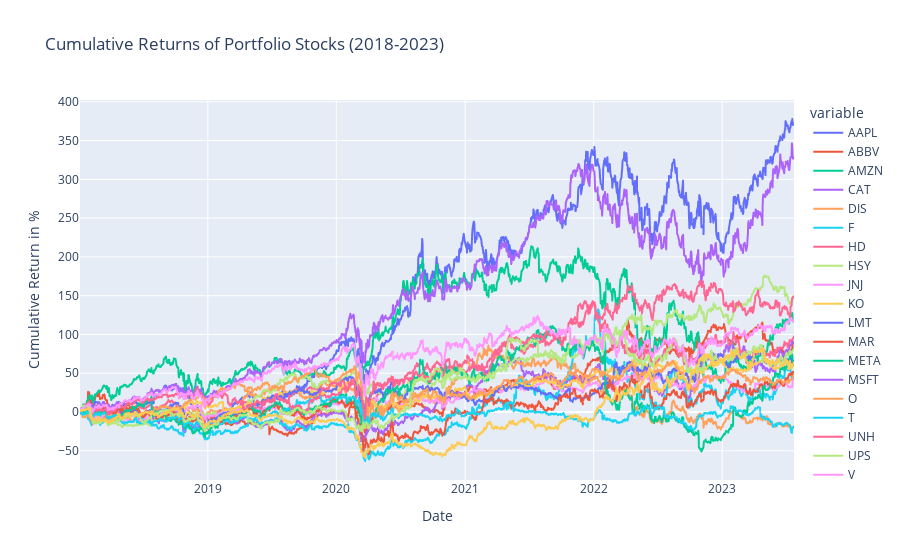

The cell this chart's notebook holds for it:
### Code cell
# Visualize cumulative returns of each stock in the portfolio
portfolio_returns = data['Adj Close'].pct_change().dropna()

port_comps_rets_cumprod = portfolio_returns.add(1).cumprod().sub(1)*100

fig = px.line(port_comps_rets_cumprod,
              x=port_comps_rets_cumprod.index,
              y=port_comps_rets_cumprod.columns,
              title='Cumulative Returns of Portfolio Stocks (2018-2023)')

fig.update_xaxes(title_text='Date')
fig.update_yaxes(title_text='Cumulative Return in %')

fig.show()

### Figure 1 — Plotly figure (JSON) as saved in the notebook; plotly's stock layout.template omitted (floating-point values rounded to 4 significant figures; data arrays with more than 128 entries replaced by an {"elided": "..."} marker saying what was removed)
{"data": [{"hovertemplate": "variable=AAPL<br>Date=%{x}<br>value=%{y}<extra></extra>", "legendgroup": "AAPL", "line": {"color": "#636efa", "dash": "solid"}, "marker": {"symbol": "circle"}, "mode": "lines", "name": "AAPL", "showlegend": true, "type": "scattergl", "x": {"elided": "1397 str values"}, "xaxis": "x", "y": {"elided": "1397 float values"}, "yaxis": "y"}, {"hovertemplate": "variable=ABBV<br>Date=%{x}<br>value=%{y}<extra></extra>", "legendgroup": "ABBV", "line": {"color": "#EF553B", "dash": "solid"}, "marker": {"symbol": "circle"}, "mode": "lines", "name": "ABBV", "showlegend": true, "type": "scattergl", "x": {"elided": "1397 str values"}, "xaxis": "x", "y": {"elided": "1397 float values"}, "yaxis": "y"}, {"hovertemplate": "variable=AMZN<br>Date=%{x}<br>value=%{y}<extra></extra>", "legendgroup": "AMZN", "line": {"color": "#00cc96", "dash": "solid"}, "marker": {"symbol": "circle"}, "mode": "lines", "name": "AMZN", "showlegend": true, "type": "scattergl", "x": {"elided": "1397 str values"}, "xaxis": "x", "y": {"elided": "1397 float values"}, "yaxis": "y"}, {"hovertemplate": "variable=CAT<br>Date=%{x}<br>value=%{y}<extra></extra>", "legendgroup": "CAT", "line": {"color": "#ab63fa", "dash": "solid"}, "marker": {"symbol": "circle"}, "mode": "lines", "name": "CAT", "showlegend": true, "type": "scattergl", "x": {"elided": "1397 str values"}, "xaxis": "x", "y": {"elided": "1397 float values"}, "yaxis": "y"}, {"hovertemplate": "variable=DIS<br>Date=%{x}<br>value=%{y}<extra></extra>", "legendgroup": "DIS", "line": {"color": "#FFA15A", "dash": "solid"}, "marker": {"symbol": "circle"}, "mode": "lines", "name": "DIS", "showlegend": true, "type": "scattergl", "x": {"elided": "1397 str values"}, "xaxis": "x", "y": {"elided": "1397 float values"}, "yaxis": "y"}, {"hovertemplate": "variable=F<br>Date=%{x}<br>value=%{y}<extra></extra>", "legendgroup": "F", "line": {"color": "#19d3f3", "dash": "solid"}, "marker": {"symbol": "circle"}, "mode": "lines", "name": "F", "showlegend": true, "type": "scattergl", "x": {"elided": "1397 str values"}, "xaxis": "x", "y": {"elided": "1397 float values"}, "yaxis": "y"}, {"hovertemplate": "variable=HD<br>Date=%{x}<br>value=%{y}<extra></extra>", "legendgroup": "HD", "line": {"color": "#FF6692", "dash": "solid"}, "marker": {"symbol": "circle"}, "mode": "lines", "name": "HD", "showlegend": true, "type": "scattergl", "x": {"elided": "1397 str values"}, "xaxis": "x", "y": {"elided": "1397 float values"}, "yaxis": "y"}, {"hovertemplate": "variable=HSY<br>Date=%{x}<br>value=%{y}<extra></extra>", "legendgroup": "HSY", "line": {"color": "#B6E880", "dash": "solid"}, "marker": {"symbol": "circle"}, "mode": "lines", "name": "HSY", "showlegend": true, "type": "scattergl", "x": {"elided": "1397 str values"}, "xaxis": "x", "y": {"elided": "1397 float values"}, "yaxis": "y"}, {"hovertemplate": "variable=JNJ<br>Date=%{x}<br>value=%{y}<extra></extra>", "legendgroup": "JNJ", "line": {"color": "#FF97FF", "dash": "solid"}, "marker": {"symbol": "circle"}, "mode": "lines", "name": "JNJ", "showlegend": true, "type": "scattergl", "x": {"elided": "1397 str values"}, "xaxis": "x", "y": {"elided": "1397 float values"}, "yaxis": "y"}, {"hovertemplate": "variable=KO<br>Date=%{x}<br>value=%{y}<extra></extra>", "legendgroup": "KO", "line": {"color": "#FECB52", "dash": "solid"}, "marker": {"symbol": "circle"}, "mode": "lines", "name": "KO", "showlegend": true, "type": "scattergl", "x": {"elided": "1397 str values"}, "xaxis": "x", "y": {"elided": "1397 float values"}, "yaxis": "y"}, {"hovertemplate": "variable=LMT<br>Date=%{x}<br>value=%{y}<extra></extra>", "legendgroup": "LMT", "line": {"color": "#636efa", "dash": "solid"}, "marker": {"symbol": "circle"}, "mode": "lines", "name": "LMT", "showlegend": true, "type": "scattergl", "x": {"elided": "1397 str values"}, "xaxis": "x", "y": {"elided": "1397 float values"}, "yaxis": "y"}, {"hovertemplate": "variable=MAR<br>Date=%{x}<br>value=%{y}<extra></extra>", "legendgroup": "MAR", "line": {"color": "#EF553B", "dash": "solid"}, "marker": {"symbol": "circle"}, "mode": "lines", "name": "MAR", "showlegend": true, "type": "scattergl", "x": {"elided": "1397 str values"}, "xaxis": "x", "y": {"elided": "1397 float values"}, "yaxis": "y"}, {"hovertemplate": "variable=META<br>Date=%{x}<br>value=%{y}<extra></extra>", "legendgroup": "META", "line": {"color": "#00cc96", "dash": "solid"}, "marker": {"symbol": "circle"}, "mode": "lines", "name": "META", "showlegend": true, "type": "scattergl", "x": {"elided": "1397 str values"}, "xaxis": "x", "y": {"elided": "1397 float values"}, "yaxis": "y"}, {"hovertemplate": "variable=MSFT<br>Date=%{x}<br>value=%{y}<extra></extra>", "legendgroup": "MSFT", "line": {"color": "#ab63fa", "dash": "solid"}, "marker": {"symbol": "circle"}, "mode": "lines", "name": "MSFT", "showlegend": true, "type": "scattergl", "x": {"elided": "1397 str values"}, "xaxis": "x", "y": {"elided": "1397 float values"}, "yaxis": "y"}, {"hovertemplate": "variable=O<br>Date=%{x}<br>value=%{y}<extra></extra>", "legendgroup": "O", "line": {"color": "#FFA15A", "dash": "solid"}, "marker": {"symbol": "circle"}, "mode": "lines", "name": "O", "showlegend": true, "type": "scattergl", "x": {"elided": "1397 str values"}, "xaxis": "x", "y": {"elided": "1397 float values"}, "yaxis": "y"}, {"hovertemplate": "variable=T<br>Date=%{x}<br>value=%{y}<extra></extra>", "legendgroup": "T", "line": {"color": "#19d3f3", "dash": "solid"}, "marker": {"symbol": "circle"}, "mode": "lines", "name": "T", "showlegend": true, "type": "scattergl", "x": {"elided": "1397 str values"}, "xaxis": "x", "y": {"elided": "1397 float values"}, "yaxis": "y"}, {"hovertemplate": "variable=UNH<br>Date=%{x}<br>value=%{y}<extra></extra>", "legendgroup": "UNH", "line": {"color": "#FF6692", "dash": "solid"}, "marker": {"symbol": "circle"}, "mode": "lines", "name": "UNH", "showlegend": true, "type": "scattergl", "x": {"elided": "1397 str values"}, "xaxis": "x", "y": {"elided": "1397 float values"}, "yaxis": "y"}, {"hovertemplate": "variable=UPS<br>Date=%{x}<br>value=%{y}<extra></extra>", "legendgroup": "UPS", "line": {"color": "#B6E880", "dash": "solid"}, "marker": {"symbol": "circle"}, "mode": "lines", "name": "UPS", "showlegend": true, "type": "scattergl", "x": {"elided": "1397 str values"}, "xaxis": "x", "y": {"elided": "1397 float values"}, "yaxis": "y"}, {"hovertemplate": "variable=V<br>Date=%{x}<br>value=%{y}<extra></extra>", "legendgroup": "V", "line": {"color": "#FF97FF", "dash": "solid"}, "marker": {"symbol": "circle"}, "mode": "lines", "name": "V", "showlegend": true, "type": "scattergl", "x": {"elided": "1397 str values"}, "xaxis": "x", "y": {"elided": "1397 float values"}, "yaxis": "y"}, {"hovertemplate": "variable=XOM<br>Date=%{x}<br>value=%{y}<extra></extra>", "legendgroup": "XOM", "line": {"color": "#FECB52", "dash": "solid"}, "marker": {"symbol": "circle"}, "mode": "lines", "name": "XOM", "showlegend": true, "type": "scattergl", "x": {"elided": "1397 str values"}, "xaxis": "x", "y": {"elided": "1397 float values"}, "yaxis": "y"}], "layout": {"autosize": true, "dragmode": "zoom", "legend": {"title": {"text": "variable"}, "tracegroupgap": 0}, "title": {"text": "Cumulative Returns of Portfolio Stocks (2018-2023)"}, "xaxis": {"anchor": "y", "autorange": true, "domain": [0, 1], "range": ["2018-01-03", "2023-07-24"], "title": {"text": "Date"}, "type": "date"}, "yaxis": {"anchor": "x", "autorange": true, "domain": [0, 1], "range": [-87.68, 402.3], "title": {"text": "Cumulative Return in %"}, "type": "linear"}}}
